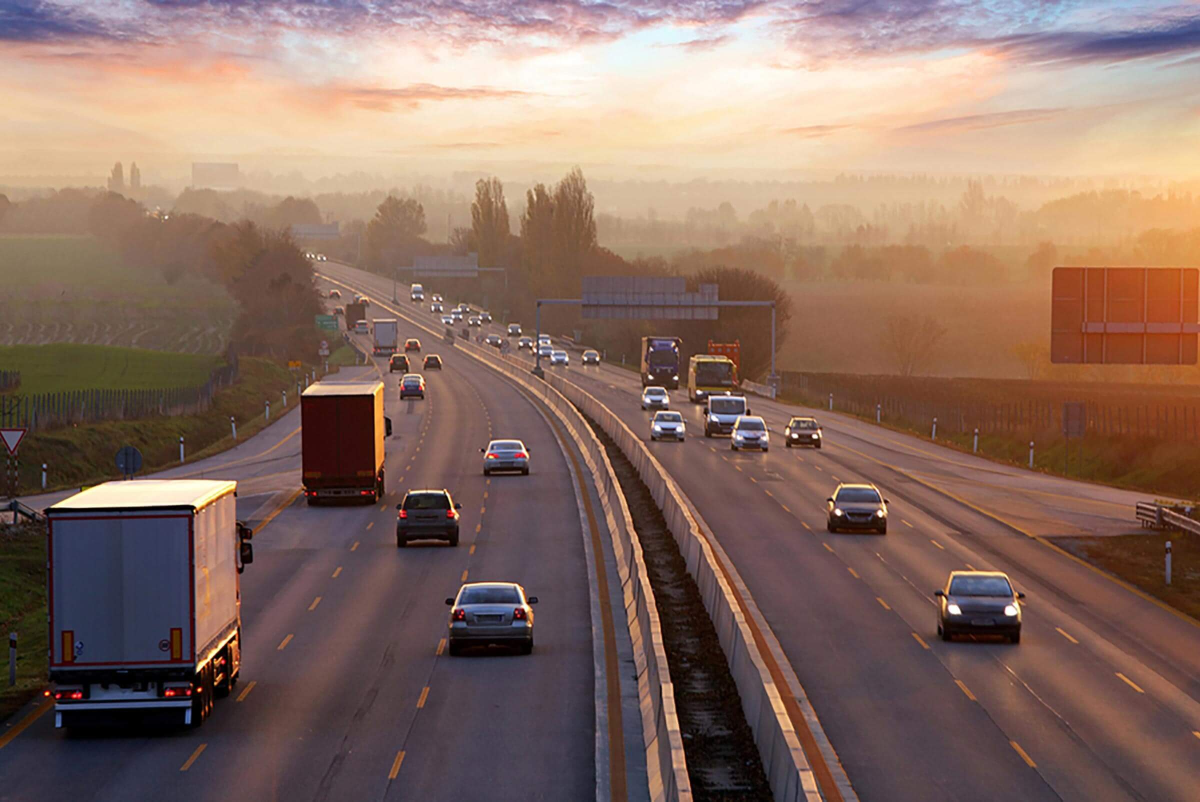
#> input picture opencv/road.jpg, 2400 x 1603 px, found by its file name (shown at 1/2 size)
$ python image_intro.py
#> lines starting #> are read from the running program, lines starting #| are printed output that depends on the picture
import cv2


img = cv2.imread('road.jpg',0)
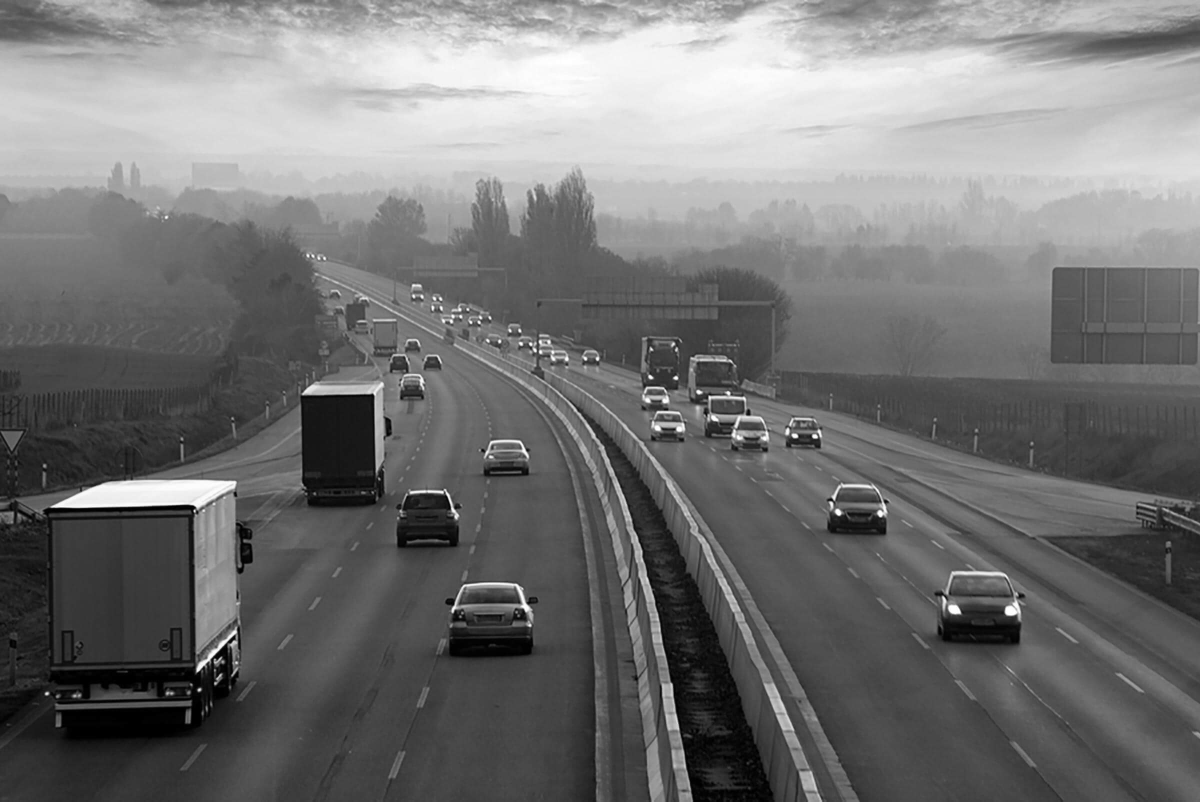
#> img: shape (1603, 2400) (shown at 1/2 size); min 0, max 255, mean 116.2
img = cv2.resize(img, (700, 300))
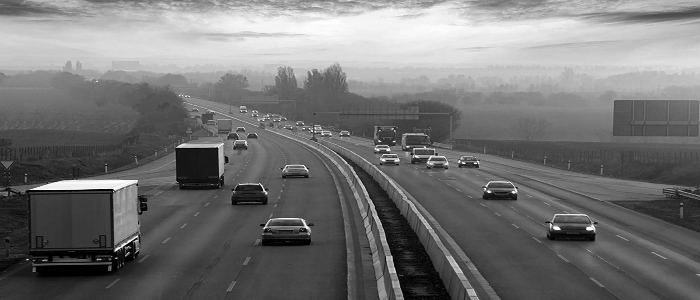
#> img: shape (300, 700); min 0, max 255, mean 116.1
img = cv2.flip(img,1)
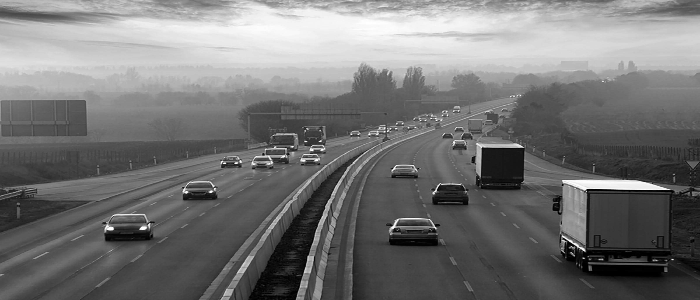
#> img: shape (300, 700); min 0, max 255, mean 116.1
print(img.shape)
#| (300, 700)

cv2.imshow('sample', img)

k = cv2.waitKey(0)
#> (key Esc is pressed here)
if k==ord('s'):
    cv2.imwrite('flip_out.png', img)
else:
    cv2.destroyAllWindows()
